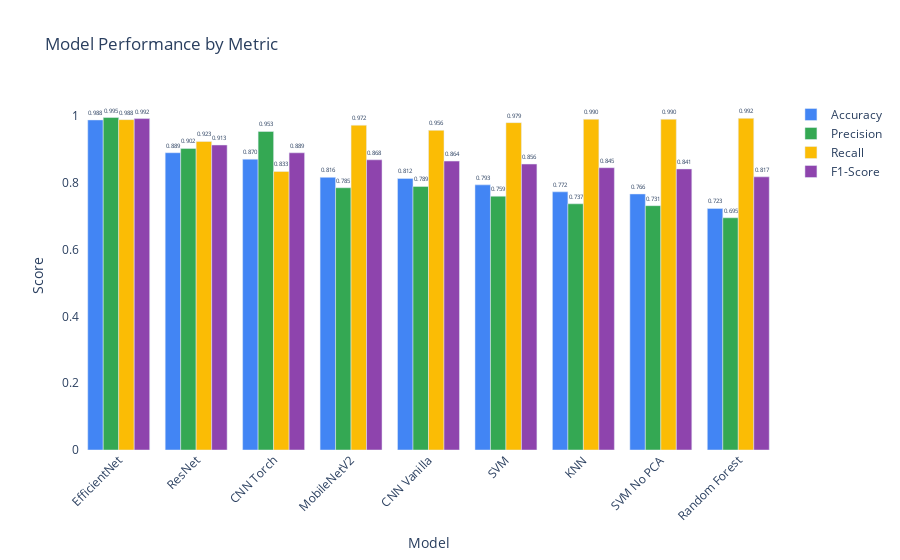

Notebook code for this chart:
### Code cell
# Create Bar Chart for Model Performance Comparison
fig_perf = go.Figure()

colors = {
    "Accuracy": "#4285F4",
    "Precision": "#34A853",
    "Recall": "#FBBC05",
    "F1-Score": "#8E44AD",
}

for metric in ["Accuracy", "Precision", "Recall", "F1-Score"]:
    fig_perf.add_trace(
        go.Bar(
            x=comparison_df["Model"],
            y=comparison_df[metric],
            name=metric,
            marker_color=colors[metric],
            text=[f"{v:.3f}" for v in comparison_df[metric]],
            textposition="outside",
        )
    )

fig_perf.update_layout(
    title="Model Performance by Metric",
    xaxis_title="Model",
    yaxis_title="Score",
    barmode="group",
    plot_bgcolor="white",
    font=dict(size=12),
    xaxis_tickangle=-45,
)

# Show the bar chart
fig_perf.show()

### Figure 1 — Plotly figure (JSON) as saved in the notebook; plotly's stock layout.template omitted (floating-point values rounded to 4 significant figures)
{"data": [{"marker": {"color": "#4285F4"}, "name": "Accuracy", "text": ["0.988", "0.889", "0.870", "0.816", "0.812", "0.793", "0.772", "0.766", "0.723"], "textposition": "outside", "type": "bar", "x": ["EfficientNet", "ResNet", "CNN Torch", "MobileNetV2", "CNN Vanilla", "SVM", "KNN", "SVM No PCA", "Random Forest"], "y": [0.9875, 0.8894, 0.8702, 0.8157, 0.8125, 0.7933, 0.7724, 0.766, 0.7228]}, {"marker": {"color": "#34A853"}, "name": "Precision", "text": ["0.995", "0.902", "0.953", "0.785", "0.789", "0.759", "0.737", "0.731", "0.695"], "textposition": "outside", "type": "bar", "x": ["EfficientNet", "ResNet", "CNN Torch", "MobileNetV2", "CNN Vanilla", "SVM", "KNN", "SVM No PCA", "Random Forest"], "y": [0.9948, 0.9023, 0.9531, 0.7847, 0.7886, 0.7594, 0.7366, 0.7311, 0.6948]}, {"marker": {"color": "#FBBC05"}, "name": "Recall", "text": ["0.988", "0.923", "0.833", "0.972", "0.956", "0.979", "0.990", "0.990", "0.992"], "textposition": "outside", "type": "bar", "x": ["EfficientNet", "ResNet", "CNN Torch", "MobileNetV2", "CNN Vanilla", "SVM", "KNN", "SVM No PCA", "Random Forest"], "y": [0.9885, 0.9231, 0.8333, 0.9718, 0.9564, 0.9795, 0.9897, 0.9897, 0.9923]}, {"marker": {"color": "#8E44AD"}, "name": "F1-Score", "text": ["0.992", "0.913", "0.889", "0.868", "0.864", "0.856", "0.845", "0.841", "0.817"], "textposition": "outside", "type": "bar", "x": ["EfficientNet", "ResNet", "CNN Torch", "MobileNetV2", "CNN Vanilla", "SVM", "KNN", "SVM No PCA", "Random Forest"], "y": [0.9917, 0.9125, 0.8892, 0.8683, 0.8644, 0.8555, 0.8446, 0.841, 0.8173]}], "layout": {"barmode": "group", "font": {"size": 12}, "plot_bgcolor": "white", "title": {"text": "Model Performance by Metric"}, "xaxis": {"tickangle": -45, "title": {"text": "Model"}}, "yaxis": {"title": {"text": "Score"}}}}
